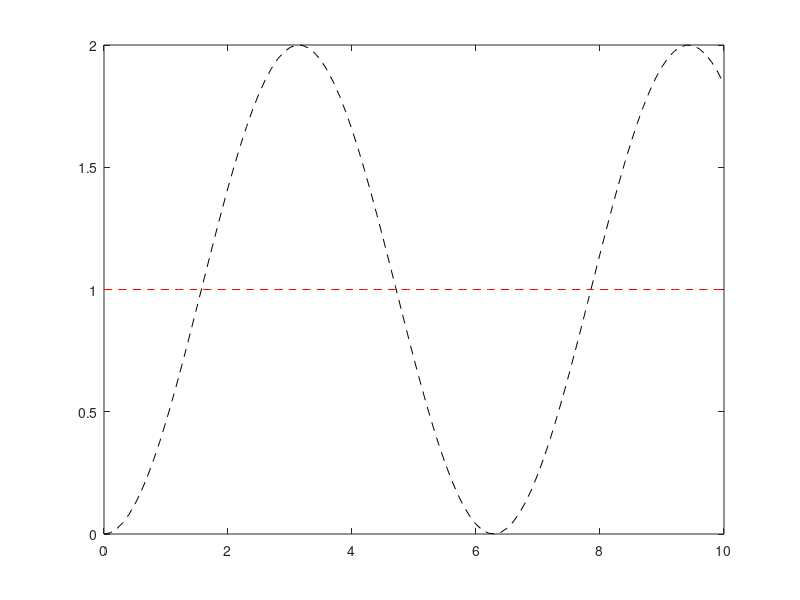

MATLAB code to generate this figure:
clear
x=linspace(0,10,101);
dx=0.1;
%해석해
ya=-cos(x)+1;
y1(1)=1;
y2(1)=0;
for i =1:100
    y1(i+1)=y1(i)+y2(i)*dx;
    y2(i+1)=y2(i)+(1-y1(i))*dx;
end
plot(x,ya,'k--')
hold on
plot(x,y1,'r--')
hold off
